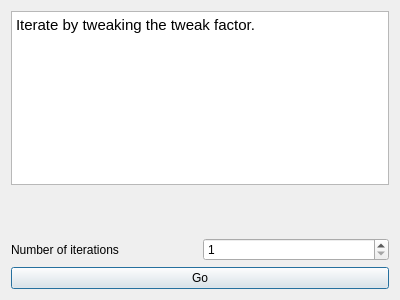
<?xml version="1.0" encoding="UTF-8"?>
<ui version="4.0">
 <class>Dialog</class>
 <widget class="QDialog" name="Dialog">
  <property name="geometry">
   <rect>
    <x>0</x>
    <y>0</y>
    <width>400</width>
    <height>300</height>
   </rect>
  </property>
  <property name="windowTitle">
   <string>Iterate by Tweak Factor</string>
  </property>
  <layout class="QVBoxLayout" name="verticalLayout">
   <item>
    <widget class="QTextBrowser" name="textBrowser_2">
     <property name="html">
      <string>&lt;!DOCTYPE HTML PUBLIC &quot;-//W3C//DTD HTML 4.0//EN&quot; &quot;http://www.w3.org/TR/REC-html40/strict.dtd&quot;&gt;
&lt;html&gt;&lt;head&gt;&lt;meta name=&quot;qrichtext&quot; content=&quot;1&quot; /&gt;&lt;style type=&quot;text/css&quot;&gt;
p, li { white-space: pre-wrap; }
&lt;/style&gt;&lt;/head&gt;&lt;body style=&quot; font-family:'.AppleSystemUIFont'; font-size:13pt; font-weight:400; font-style:normal;&quot;&gt;
&lt;p style=&quot; margin-top:0px; margin-bottom:0px; margin-left:0px; margin-right:0px; -qt-block-indent:0; text-indent:0px;&quot;&gt;&lt;span style=&quot; font-family:'Ubuntu'; font-size:11pt;&quot;&gt;Iterate by tweaking the tweak factor.&lt;/span&gt;&lt;/p&gt;&lt;/body&gt;&lt;/html&gt;</string>
     </property>
    </widget>
   </item>
   <item>
    <spacer name="verticalSpacer_2">
     <property name="orientation">
      <enum>Qt::Vertical</enum>
     </property>
     <property name="sizeHint" stdset="0">
      <size>
       <width>20</width>
       <height>64</height>
      </size>
     </property>
    </spacer>
   </item>
   <item>
    <layout class="QHBoxLayout" name="horizontalLayout_2">
     <item>
      <widget class="QLabel" name="label_3">
       <property name="text">
        <string>Number of iterations</string>
       </property>
      </widget>
     </item>
     <item>
      <widget class="QSpinBox" name="numberIterationsSpinBox">
       <property name="minimum">
        <number>1</number>
       </property>
      </widget>
     </item>
    </layout>
   </item>
   <item>
    <widget class="QPushButton" name="iterateButton">
     <property name="text">
      <string>Go</string>
     </property>
    </widget>
   </item>
  </layout>
 </widget>
 <resources/>
 <connections/>
</ui>
